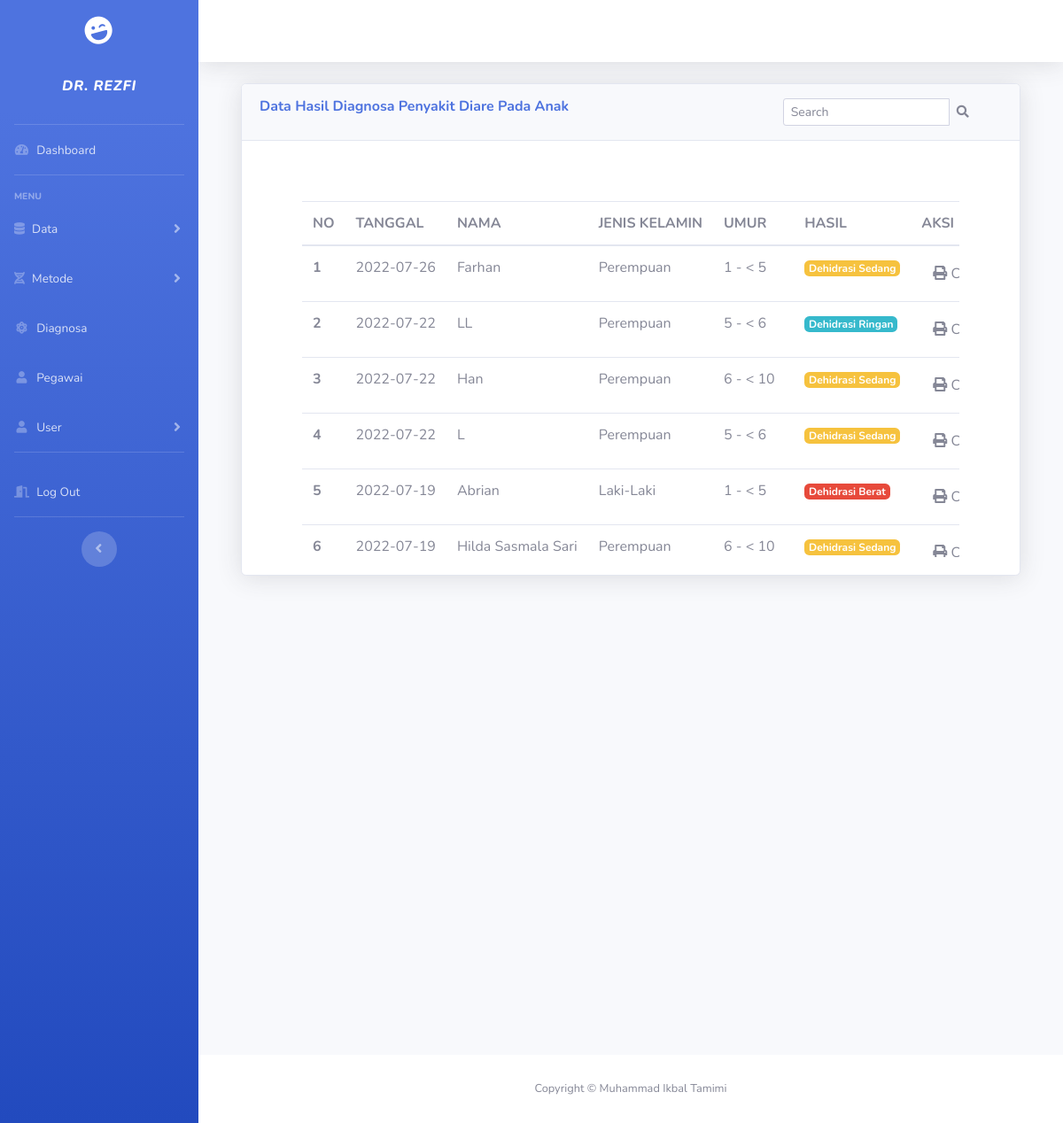
The app's page /assets/admin/data_hasil.php (signed in) with its own data.
### tables this page shows
CREATE TABLE `tbl_pengguna` (
  `id` int(11) NOT NULL,
  `Email` varchar(50) NOT NULL,
  `Password` varchar(15) NOT NULL,
  `Nama_Pengguna` varchar(50) NOT NULL,
  `Alamat` text NOT NULL,
  `telepon` varchar(15) NOT NULL,
  `Status` varchar(15) NOT NULL
);

CREATE TABLE `tbl_uji` (
  `id` varchar(100) NOT NULL,
  `Nama_Anak` varchar(50) NOT NULL,
  `Jenis_Kelamin` varchar(15) NOT NULL,
  `Umur` varchar(15) NOT NULL,
  `Status_Mental` varchar(15) NOT NULL,
  `Derajat_Haus` varchar(30) NOT NULL,
  `Frekuensi_Denyut_Jantung` varchar(15) NOT NULL,
  `Kualitas_Denyut_Nadi` varchar(15) NOT NULL,
  `Pernapasan` varchar(15) NOT NULL,
  `Palpebra` varchar(15) NOT NULL,
  `Air_Mata` varchar(15) NOT NULL,
  `Mulut_Dan_Lidah` varchar(20) NOT NULL,
  `Turgor` varchar(30) NOT NULL,
  `Capillary_Refill_Time` varchar(15) NOT NULL,
  `Ekstremitas` varchar(15) NOT NULL,
  `Produksi_Urin` varchar(15) NOT NULL,
  `Hasil` varchar(30) NOT NULL,
  `tgl` date NOT NULL
);

### assets/admin/data_hasil.php (the view, shortened to what this page needs)
<?php
include '../../database/db.php';
if (@$_SESSION['Admin'] || @$_SESSION['Pegawai']) {
    if (@$_SESSION['Admin']) {
        $vid = $_SESSION['Admin'];
    } elseif (@$_SESSION['Pegawai']) {
        $vid = $_SESSION['Pegawai'];
    }
    $tampil = mysqli_query($koneksi, "SELECT*FROM tbl_pengguna WHERE id='$vid'");
    $data = mysqli_fetch_array($tampil);
    if ($data) {
        $vNama = $data['Nama_Pengguna'];
    };
    function tampilData($cari)
    {
        global $koneksi;
        if ($cari == "") {
            $tampil = mysqli_query($koneksi, "SELECT*FROM tbl_uji ORDER BY id Desc");
        } elseif ($cari != "") {
            $tampil = mysqli_query($koneksi, "SELECT*FROM tbl_uji WHERE Nama_Anak LIKE '%" . $cari . "%'");
        }
        return $tampil;
    }
    include 'Layout/header.php';
?>
    <div class="container">
        <div class="card shadow mb-4">
            <div class="card-header py-3">
                <div class="row">
                    <div class="col-md-6">
                        <h6 class="m-0 font-weight-bold text-primary">Data Hasil Diagnosa Penyakit Diare Pada Anak</h6>
                    </div>
                    <div class="col-md-2"></div>
                    <div class="col-md-4 text-right">
                        <form class="form-inline ml-0 ml-md-3" action="data_hasil.php" method="POST">
                            <div class="input-group input-group-sm">
                                <input class="form-control form-control-navbar" value="<?= @$_POST['cari'] ?>" name="cari" type="search" placeholder="Search" aria-label="Search">
                                <div class="input-group-append">
                                    <button class="btn btn-navbar" name="bCari" type="submit">
                                        <i class="fas fa-search"></i>
                                    </button>
                                </div>
                            </div>
                        </form>
                    </div>
                </div>
            </div>
            <div class="card-body">
                <div class="card-body table-responsive p-5" style="height: 450px;">
                    <table class="table table-responsive table-head-fixed text-nowrap">
                        <thead>
                            <tr>
                                <th scope="col">NO</th>
                                <th scope="col">TANGGAL</th>
                                <th scope="col">NAMA</th>
                                <th scope="col">JENIS KELAMIN</th>
                                <th scope="col">UMUR</th>
                                <th scope="col">HASIL</th>
                                <th scope="col">AKSI</th>
                            </tr>
                        </thead>
                        <tbody>
                            <?php
                            $nomor = 1;
                            if (isset($_POST['bCari'])) {
                                $vCari = $_POST['cari'];
                                $tampil = tampilData($vCari);
                            } elseif (!isset($_POST['bCari'])) {
                                $tampil = tampilData("");
                            }
                            if ($tampil) {
                                if (mysqli_num_rows($tampil) > 0) {
                                    while ($row = mysqli_fetch_array($tampil)) {
                            ?>
                                        <tr>
                                            <th scope="row"><?= $nomor++ ?></th>
                                            <td><?php echo $row['tgl'] ?></td>
                                            <td><?php echo $row['Nama_Anak'] ?></td>
                                            <td><?php echo $row['Jenis_Kelamin'] ?></td>
                                            <td><?php echo $row['Umur'] ?></td>
                                            <?php
                                            if ($row['Hasil'] == "Tanpa Dehidrasi") {
                                            ?>
                                                <td><span class="badge badge-success"><?php echo $row['Hasil'] ?></span></td>
                                            <?php
                                            } elseif ($row['Hasil'] == "Dehidrasi Ringan") {
                                            ?>
                                                <td><span class="badge badge-info"><?php echo $row['Hasil'] ?></span></td>
                                            <?php
                                            } elseif ($row['Hasil'] == "Dehidrasi Sedang") {
                                            ?>
                                                <td><span class="badge badge-warning"><?php echo $row['Hasil'] ?></span></td>
                                            <?php
                                            } else {
                                            ?>
                                                <td><span class="badge badge-danger"><?php echo $row['Hasil'] ?></span></td>
                                            <?php
                                            }
                                            ?>
                                            <td>
                                                <a href="../../pages/cetak.php?id=<?= $row['id'] ?>" rel="noopener" target="_blank" class="btn btn-default"><i class="fas fa-print"></i> Cetak</a>
                                            </td>
                                        </tr>
                            <?php
                                    }
                                }
                            }
                            ?>
                        </tbody>
                    </table>
                </div>
            </div>
        </div>
    </div>
<?php
    include 'Layout/footer.php';
} else {
    echo "<script>
       alert('Anda Belum login');
       document.location='login.php';
       </script>";
}
?>

### assets/admin/Layout/header.php (shortened to what this page needs)
<?php
echo '<!DOCTYPE html>
<html lang="en">
<head>
    <link href="../../sbAdmin/vendor/fontawesome-free/css/all.min.css" rel="stylesheet" type="text/css">
    <link href="../../sbAdmin/css/sb-admin-2.min.css" rel="stylesheet">
</head>
<body id="page-top">
    <div id="wrapper">
        <ul class="navbar-nav bg-gradient-primary sidebar sidebar-dark accordion" id="accordionSidebar">
            <a class="sidebar-brand d-flex align-items-center justify-content-center" href="index.php">
                <div class="sidebar-brand-icon rotate-n-15">
                    <i class="fas fa-laugh-wink"></i>
                </div>
                </a>
                <div class="sidebar-brand d-flex align-items-center justify-content-center"> <p><i>' . $vNama . '</i></p> </div>
            <hr class="sidebar-divider my-0">
            <li class="nav-item">
                <a class="nav-link" href="index.php">
                    <i class="fas fa-fw fa-tachometer-alt"></i>
                    <span>Dashboard</span></a>
            </li>
            <hr class="sidebar-divider">
            <div class="sidebar-heading">
                Menu
            </div>
            <li class="nav-item">
                <a class="nav-link collapsed" href="#" data-toggle="collapse" data-target="#collapseTwo"
                    aria-expanded="true" aria-controls="collapseTwo">
                    <i class="fa fa-database"></i>
                    <span>Data</span>
                </a>
            </li>
            <li class="nav-item">
                <a class="nav-link collapsed" href="#" data-toggle="collapse" data-target="#collapseUtilities"
                    aria-expanded="true" aria-controls="collapseUtilities">
                    <i class="fa fa-dna"></i>
                    <span>Metode</span>
                </a>
            </li>
            <li class="nav-item">
            <a class="nav-link" href="diagnosa.php">
                <i class="fas fa-fw fa-atom"></i>
                <span>Diagnosa</span></a>
        </li>
        <li class="nav-item">
            <a class="nav-link" href="data_pengguna.php">
            <i class="fas fa-fw fa-user"></i>
                <span>Pegawai</span></a>
        </li>
            <li class="nav-item">
                <a class="nav-link collapsed" href="#" data-toggle="collapse" data-target="#collapsePages"
                    aria-expanded="true" aria-controls="collapsePages">
                    <i class="fas fa-fw fa-user"></i>
                    <span>User</span>
                </a>
            </li>
            <hr class="sidebar-divider">
            <li class="nav-item">
                <a class="nav-link" href="logout.php">
                <i class="fa fa-door-open"></i>
                    <span>Log Out</span></a>
            </li>
            <hr class="sidebar-divider d-none d-md-block">
            <div class="text-center d-none d-md-inline">
                <button class="rounded-circle border-0" id="sidebarToggle"></button>
            </div>
        </ul>
        <div id="content-wrapper" class="d-flex flex-column">
            <div id="content">
                <nav class="navbar navbar-expand navbar-light bg-white topbar mb-4 static-top shadow">
                </nav>
                <div class="container-fluid">';

### assets/admin/Layout/footer.php
<?php
echo '</div>
</div>
<footer class="sticky-footer bg-white">
<div class="container my-auto">
    <div class="copyright text-center my-auto">
        <span>Copyright &copy; Muhammad Ikbal Tamimi</span>
    </div>
</div>
</footer>
</div>
</div>
<a class="scroll-to-top rounded" href="#page-top">
<i class="fas fa-angle-up"></i>
</a>
<div class="modal fade" id="logoutModal" tabindex="-1" role="dialog" aria-labelledby="exampleModalLabel"
aria-hidden="true">
<div class="modal-dialog" role="document">
<div class="modal-content">
<div class="modal-header">
    <h5 class="modal-title" id="exampleModalLabel">Ready to Leave?</h5>
    <button class="close" type="button" data-dismiss="modal" aria-label="Close">
        <span aria-hidden="true">×</span>
    </button>
</div>
<div class="modal-body">Select "Logout" below if you are ready to end your current session.</div>
<div class="modal-footer">
    <button class="btn btn-secondary" type="button" data-dismiss="modal">Cancel</button>
    <a class="btn btn-primary" href="login.html">Logout</a>
</div>
</div>
</div>
</div>
<script src="../../sbAdmin/vendor/jquery/jquery.min.js"></script>
<script src="../../sbAdmin/vendor/bootstrap/js/bootstrap.bundle.min.js"></script>
<script src="../../sbAdmin/vendor/jquery-easing/jquery.easing.min.js"></script>
<script src="../../sbAdmin/js/sb-admin-2.min.js"></script>
</body>
</html>';
?>

### records on screen
tbl_pengguna: Nama_Pengguna "DR. REZFI"
tbl_uji: tgl "2022-07-26", Nama_Anak "Farhan", Jenis_Kelamin "Perempuan", Umur "1 - < 5", Hasil "Dehidrasi Sedang"
tbl_uji: tgl "2022-07-22", Nama_Anak "LL", Jenis_Kelamin "Perempuan", Umur "5 - < 6", Hasil "Dehidrasi Ringan"
tbl_uji: tgl "2022-07-22", Nama_Anak "Han", Jenis_Kelamin "Perempuan", Umur "6 - < 10", Hasil "Dehidrasi Sedang"
tbl_uji: tgl "2022-07-22", Nama_Anak "L", Jenis_Kelamin "Perempuan", Umur "5 - < 6", Hasil "Dehidrasi Sedang"
tbl_uji: tgl "2022-07-19", Nama_Anak "Abrian", Jenis_Kelamin "Laki-Laki", Umur "1 - < 5", Hasil "Dehidrasi Berat"
tbl_uji: tgl "2022-07-19", Nama_Anak "Hilda Sasmala Sari", Jenis_Kelamin "Perempuan", Umur "6 - < 10", Hasil "Dehidrasi Sedang"
